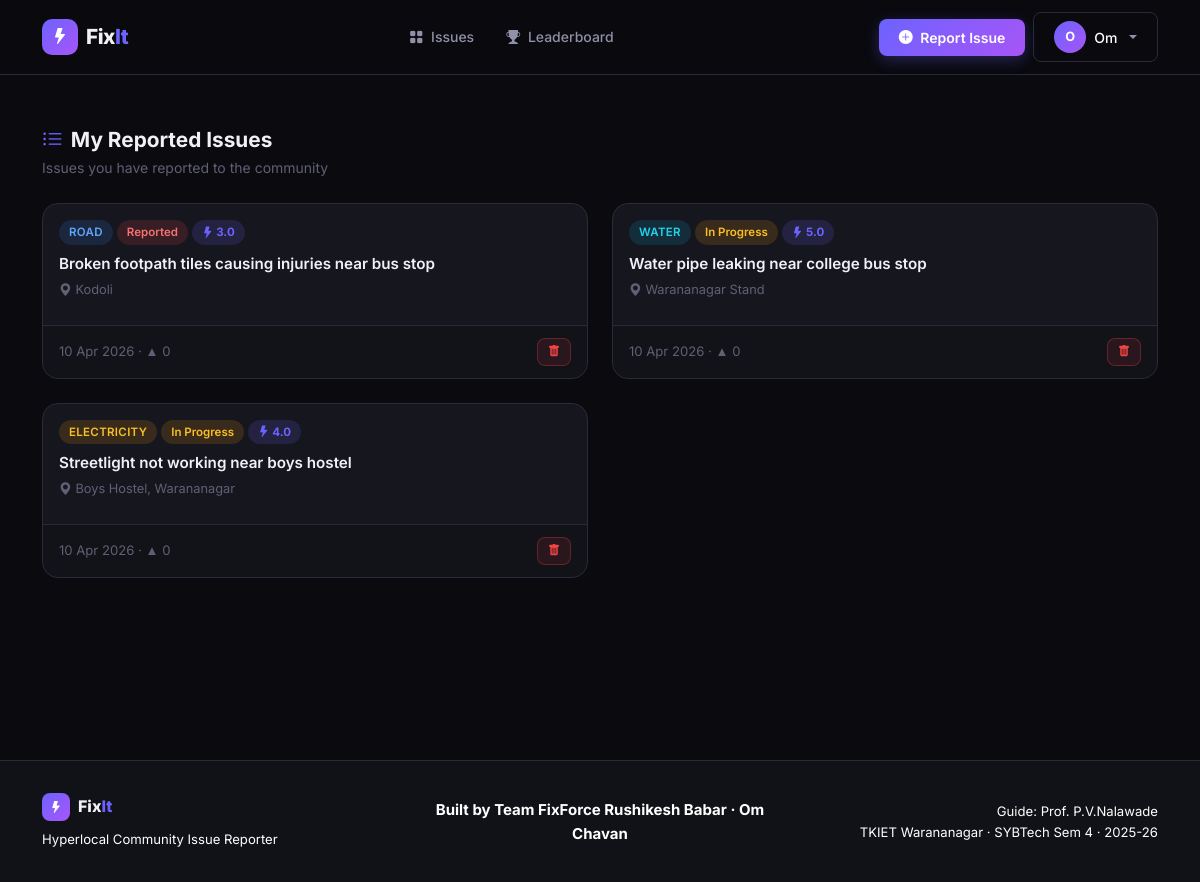
Page /my_issues (signed in) on the committed database.
### app.py (models this page shows, shortened)
class User(UserMixin, db.Model):
    __tablename__ = 'users'
    id            = db.Column(db.Integer, primary_key=True)
    name          = db.Column(db.String(100), nullable=False)
    email         = db.Column(db.String(120), unique=True, nullable=False)
    password_hash = db.Column(db.String(256), nullable=False)
    role          = db.Column(db.String(20), default='citizen')
    bio           = db.Column(db.String(200), default='')
    created_at    = db.Column(db.DateTime, default=datetime.utcnow)
    issues   = db.relationship('Issue', backref='author', lazy=True, foreign_keys='Issue.user_id')
    comments = db.relationship('Comment', backref='author', lazy=True)

class Issue(db.Model):
    __tablename__ = 'issues'
    id             = db.Column(db.Integer, primary_key=True)
    title          = db.Column(db.String(150), nullable=False)
    description    = db.Column(db.Text, nullable=False)
    category       = db.Column(db.String(50), nullable=False)
    location       = db.Column(db.String(200), nullable=False)
    photo          = db.Column(db.String(200), default=None)
    status         = db.Column(db.String(30), default='reported')
    upvotes        = db.Column(db.Integer, default=0)
    priority_score = db.Column(db.Float, default=0.0)
    user_id        = db.Column(db.Integer, db.ForeignKey('users.id'), nullable=False)
    created_at     = db.Column(db.DateTime, default=datetime.utcnow)
    updated_at     = db.Column(db.DateTime, default=datetime.utcnow)
    votes    = db.relationship('Vote', backref='issue', lazy=True, cascade='all, delete-orphan')
    comments = db.relationship('Comment', backref='issue', lazy=True, cascade='all, delete-orphan')

### app.py (the view)
@app.route('/my_issues')
@login_required
def my_issues():
    my_issue_list = Issue.query.filter_by(user_id=current_user.id).all()
    my_issue_list = sorted(my_issue_list, key=lambda x: x.created_at, reverse=True)
    return render_template('my_issues.html', issues=my_issue_list)

### app.py (called while the page is built)
@login_manager.user_loader
def load_user(user_id):
    return User.query.get(int(user_id))

### templates/my_issues.html (shortened to what this page needs)
{% extends "base.html" %}
{% block content %}
<div class="container py-5">
    <div class="mb-4">
        <h2 class="section-title"><i class="bi bi-list-ul text-accent me-2"></i>My Reported Issues</h2>
        <p class="section-subtitle">Issues you have reported to the community</p>
    </div>
    {% if issues %}
    <div class="row g-4">
        {% for issue in issues %}
        <div class="col-md-6">
            <div class="issue-card">
                <div class="issue-body">
                    <div class="d-flex flex-wrap gap-1 mb-2">
                        <span class="badge-category badge-{{ issue.category.lower() }}">{{ issue.category }}</span>
                        <span class="badge-status badge-{{ issue.status }}">
                            {% if issue.status == 'reported' %}Reported
                            {% elif issue.status == 'in_progress' %}In Progress
                            {% else %}Fixed{% endif %}
                        </span>
                        <span class="score-badge"><i class="bi bi-lightning-fill"></i> {{ issue.priority_score }}</span>
                    </div>
                    <div class="issue-title">
                        <a href="{{ url_for('view_issue', issue_id=issue.id) }}">{{ issue.title }}</a>
                    </div>
                    <div class="issue-location"><i class="bi bi-geo-alt-fill"></i> {{ issue.location }}</div>
                </div>
                <div class="issue-footer">
                    <small style="color:var(--text-muted);">{{ issue.created_at.strftime('%d %b %Y') }} · ▲ {{ issue.upvotes }}</small>
                    <form method="POST" action="{{ url_for('delete_issue', issue_id=issue.id) }}"
                          onsubmit="return confirm('Delete?')">
                        <button type="submit" class="btn btn-danger-soft" style="padding:4px 10px; font-size:0.75rem;">
                            <i class="bi bi-trash-fill"></i>
                        </button>
                    </form>
                </div>
            </div>
        </div>
        {% endfor %}
    </div>
    {% endif %}
</div>
{% endblock %}

### templates/base.html (shortened to what this page needs)
<!DOCTYPE html>
<html lang="en">
<head>
    <link href="https://cdn.jsdelivr.net/npm/bootstrap@5.3.0/dist/css/bootstrap.min.css" rel="stylesheet">
    <link href="https://cdn.jsdelivr.net/npm/bootstrap-icons@1.11.0/font/bootstrap-icons.css" rel="stylesheet">
    <link rel="stylesheet" href="{{ url_for('static', filename='css/style.css') }}">
</head>
<body>
<nav class="navbar navbar-expand-lg fixed-top" id="mainNav">
    <div class="container">
        <a class="navbar-brand d-flex align-items-center gap-2" href="{{ url_for('index') }}">
            <div class="logo-icon">
                <i class="bi bi-lightning-fill"></i>
            </div>
            <span class="logo-text">Fix<span class="text-accent">It</span></span>
        </a>
        <div class="collapse navbar-collapse" id="navMenu">
            <ul class="navbar-nav mx-auto gap-1">
                <li class="nav-item">
                    <a class="nav-link nav-pill {% if request.endpoint == 'index' %}active{% endif %}" href="{{ url_for('index') }}">
                        <i class="bi bi-grid-fill me-1"></i> Issues
                    </a>
                </li>
                <li class="nav-item">
                    <a class="nav-link nav-pill {% if request.endpoint == 'leaderboard' %}active{% endif %}" href="{{ url_for('leaderboard') }}">
                        <i class="bi bi-trophy-fill me-1"></i> Leaderboard
                    </a>
                </li>
            </ul>
            <div class="d-flex align-items-center gap-2">
                {% if current_user.is_authenticated %}
                    <a href="{{ url_for('report_issue') }}" class="btn btn-accent btn-sm">
                        <i class="bi bi-plus-circle-fill me-1"></i> Report Issue
                    </a>
                    <div class="dropdown">
                        <button class="btn btn-ghost dropdown-toggle d-flex align-items-center gap-2" data-bs-toggle="dropdown">
                            <div class="avatar-sm">{{ current_user.name[0].upper() }}</div>
                            <span class="d-none d-lg-inline text-white">{{ current_user.name.split()[0] }}</span>
                        </button>
                    </div>
                {% else %}
                    <a href="{{ url_for('login') }}" class="btn btn-ghost btn-sm">Login</a>
                    <a href="{{ url_for('register') }}" class="btn btn-accent btn-sm">Get Started</a>
                {% endif %}
            </div>
        </div>
    </div>
</nav>
<main class="main-content">
    {% block content %}{% endblock %}
</main>
<footer class="footer">
    <div class="container">
        <div class="row align-items-center">
            <div class="col-md-4">
                <div class="d-flex align-items-center gap-2 mb-2">
                    <div class="logo-icon logo-icon-sm"><i class="bi bi-lightning-fill"></i></div>
                    <span class="logo-text-sm">Fix<span class="text-accent">It</span></span>
                </div>
                <p class="text-white small mb-0">Hyperlocal Community Issue Reporter</p>
            </div>
            <div class="col-md-4 text-center my-3 my-md-0">
                <strong class="text-white">
                    Built by Team FixForce
                    Rushikesh Babar · Om Chavan
                </strong>
            </div>
            <div class="col-md-4 text-md-end">
                <p class="text-white small mb-0">
                    Guide: Prof. P.V.Nalawade<br>
                    TKIET Warananagar · SYBTech Sem 4 · 2025-26
                </p>
            </div>
        </div>
    </div>
</footer>
</body>
</html>

### rows in the picture
User: name "O", name "Om"
Issue: category "ROAD", status "Reported", priority_score "3.0", title "Broken footpath tiles causing injuries near bus stop", location "Kodoli", created_at "10 Apr 2026", upvotes "0"
Issue: category "WATER", status "In Progress", priority_score "5.0", title "Water pipe leaking near college bus stop", location "Warananagar Stand", created_at "10 Apr 2026", upvotes "0"
Issue: category "ELECTRICITY", status "In Progress", priority_score "4.0", title "Streetlight not working near boys hostel", location "Boys Hostel, Warananagar", created_at "10 Apr 2026", upvotes "0"
